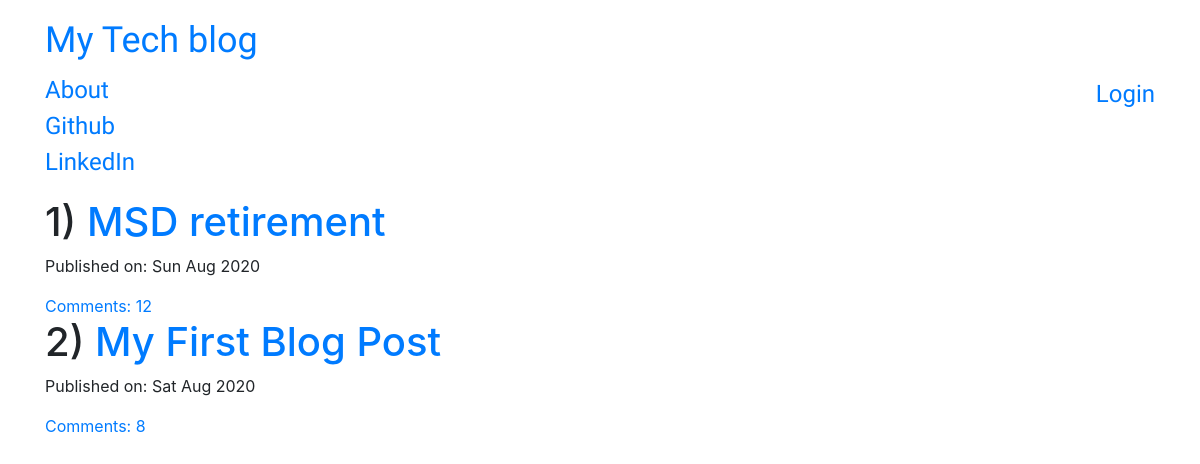
The page / on the database its author committed.
### blog/models.py (models this page shows, shortened)
class Post(models.Model):
    author = models.ForeignKey('auth.User',on_delete=models.ProtectedError)
    title = models.CharField(max_length=200)
    text = models.TextField()
    created_date = models.DateTimeField(default=timezone.now)
    published_date = models.DateTimeField(blank=True, null=True)
    def comment_count(self):
        return self.comments.filter(created_date__lte=timezone.now())

### blog/views.py (the view)
# urls.py: path('',views.PostListView.as_view(),name='post_list'),
class PostListView(ListView):
    model = Post
    def get_queryset(self):
        return Post.objects.filter(published_date__lte=timezone.now()).order_by('-published_date')

### blog/templates/blog/post_list.html
{% extends 'blog/base.html' %}
{% block content %}
<div class="centerstage">
    {% for post in post_list %}
        <div class="post">
            <h1>{{ forloop.counter }}) <a href="{% url 'post_detail' pk=post.pk %}">{{ post.title }}</a></h1>
            <div class="date">
                <p>Published on: {{ post.published_date|date:"D M Y"}}</p>
            </div>
            <a href="{% url 'post_detail' pk=post.pk %}">Comments: {{ post.comment_count.count }}</a>
        </div>
    {% endfor %}
</div>
{% endblock %}

### blog/static/css/blog.css (style rules this page uses)
.centerstage { margin-left: auto; margin-right: auto; }

### rows shown on the page
Post: title "MSD retirement", published_date "Sun Aug 2020", comment_count.count "12"
Post: title "My First Blog Post", published_date "Sat Aug 2020", comment_count.count "8"
